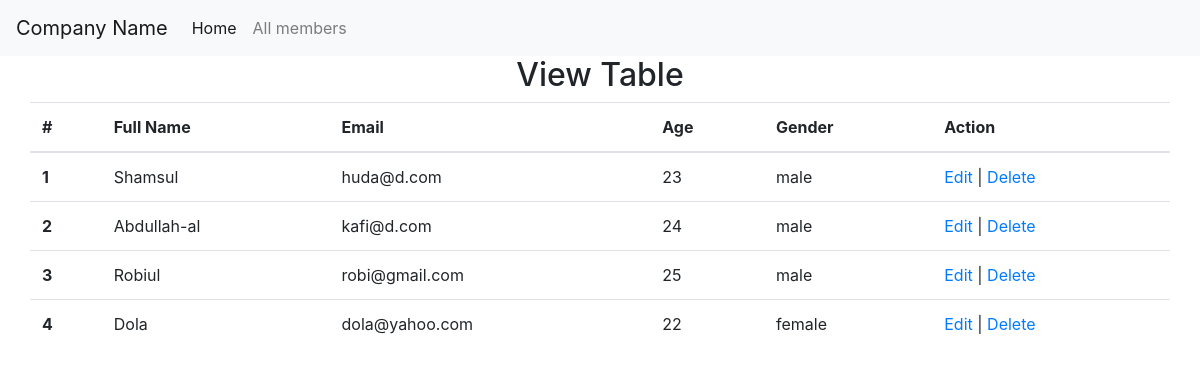
The page /view.php on the database its author committed.
### tables this page shows
CREATE TABLE IF NOT EXISTS `crud` (
  `id` int(11) NOT NULL AUTO_INCREMENT,
  `first_name` varchar(255) NOT NULL,
  `last_name` varchar(255) NOT NULL,
  `gender` varchar(255) NOT NULL,
  `age` varchar(255) NOT NULL,
  `email_id` varchar(255) NOT NULL,
  PRIMARY KEY (`id`)
);

### view.php (the view, shortened to what this page needs)
<?php
require_once('Database/config.php');
include "inc/header.php";
?>
<?php
    $readData = "SELECT * FROM `crud`";
    $res = mysqli_query($connection, $readData);
?>
<div class="container">
    <h2 class="text-center">View Table</h2>
    <div class="row">
    <table class="table">
        <thead>
            <tr>
                <th scope="col">#</th>
                <th scope="col">Full Name</th>
                <th scope="col">Email</th>
                <th scope="col">Age</th>
                <th scope="col">Gender</th>
                <th scope="col">Action</th>
            </tr>
        </thead>
        <tbody>
        <?php
            $i = 1;
            while($r = mysqli_fetch_assoc($res)){
        ?>
            <tr>
                <th scope="row"><?php echo $i++;?></th>
                <td><?php echo $r['first_name'];?></td>
                <td><?php echo $r['email_id'];?></td>
                <td><?php echo $r['age'];?></td>
                <td><?php echo $r['gender'];?></td>
                <td>
                    <span><a href="edit.php?id=<?php echo $r['id'];?>">Edit</a></span> |
                    <span><a href="delete.php?id=<?php echo $r['id'];?>">Delete</a></span>
                </td>
            </tr>
            <?php }?>
        </tbody>
    </table>
    </div>
</div>
<?php include "inc/footer.php"; ?>

### inc/header.php (shortened to what this page needs)
<!DOCTYPE html>
<html>
<head>
<link rel="stylesheet" href="https://stackpath.bootstrapcdn.com/bootstrap/4.3.1/css/bootstrap.min.css">
</head>
    <body>
    <nav class="navbar navbar-expand-lg navbar-light bg-light">
        <a class="navbar-brand" href="/CRUD">Company Name</a>
        <div class="collapse navbar-collapse" id="navbarNav">
            <ul class="navbar-nav">
            <li class="nav-item active">
                <a class="nav-link" href="/CRUD">Home <span class="sr-only">(current)</span></a>
            </li>
            <li class="nav-item">
                <a class="nav-link" href="view.php">All members</a>
            </li>
            </ul>
        </div>
    </nav>

### inc/footer.php
    </body>
</html>

### rows shown on the page
crud: first_name "Shamsul", email "huda@d.com", age "23", gender "male"
crud: first_name "Abdullah-al", email "kafi@d.com", age "24", gender "male"
crud: first_name "Robiul", email "robi@gmail.com", age "25", gender "male"
crud: first_name "Dola", email "dola@yahoo.com", age "22", gender "female"
